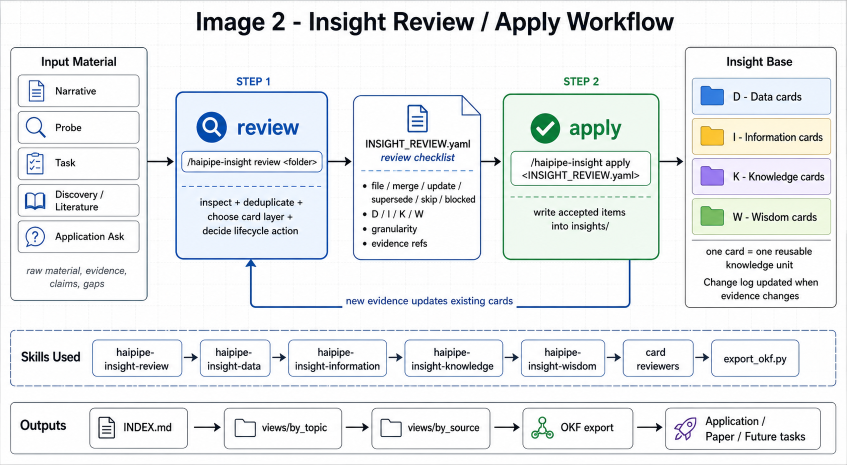
#> input picture insight-image-2-review-apply-workflow.png, 1693 x 929 px (shown at 1/2 size)
$ python transparentize.py ../../../../../.. out
#> lines starting #> are read from the running program, lines starting #| are printed output that depends on the picture; after the words box and inside, x2 and y2 are one past the last pixel; in counts of white or black regions, pixels touching at a corner belong together
#!/usr/bin/env python3
"""Make icon PNGs' background transparent by removing ONLY the border-connected
white region — so whites *inside* an icon (a robot's face, calendar cells, a
shield fill) are preserved. See lesson/15.

Usage:
    transparentize.py <src_dir> <out_dir> [--thresh 234]
Needs Pillow, numpy, scipy.
"""
import sys
from pathlib import Path
import numpy as np
from PIL import Image
from scipy import ndimage

src_dir = Path(sys.argv[1])
out_dir = Path(sys.argv[2]); out_dir.mkdir(parents=True, exist_ok=True)
THRESH = 234
if "--thresh" in sys.argv:
    THRESH = int(sys.argv[sys.argv.index("--thresh")+1])

for p in sorted(src_dir.glob("*.png")):
    if p.name.startswith("_"):
        continue
    im = Image.open(p).convert("RGBA")
    a = np.array(im)
    whiteish = a[..., :3].astype(int).min(axis=2) > THRESH
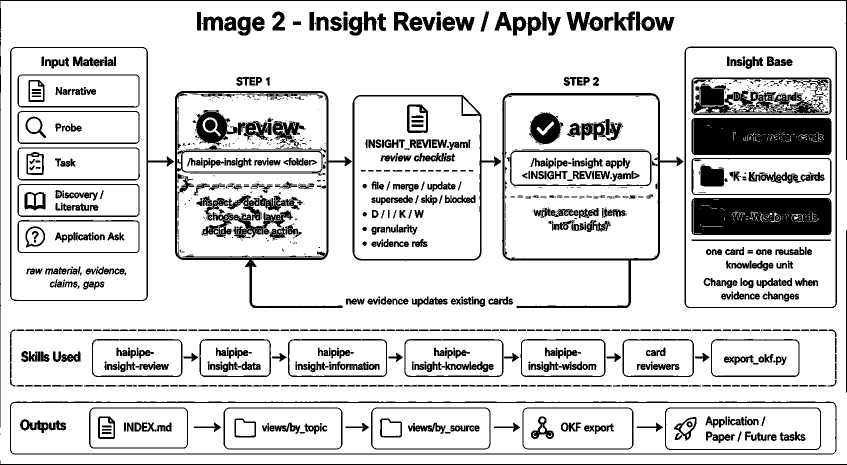
#> whiteish: shape (929, 1693) bool (shown at 1/2 size); 84.5% white; 1362 black regions (565 under 20 px), largest, box (x1, y1, x2, y2) and area: (1383, 236, 1663, 310) 20185, (1383, 396, 1663, 470) 19891, (350, 182, 704, 616) 9393
    lbl, n = ndimage.label(whiteish)
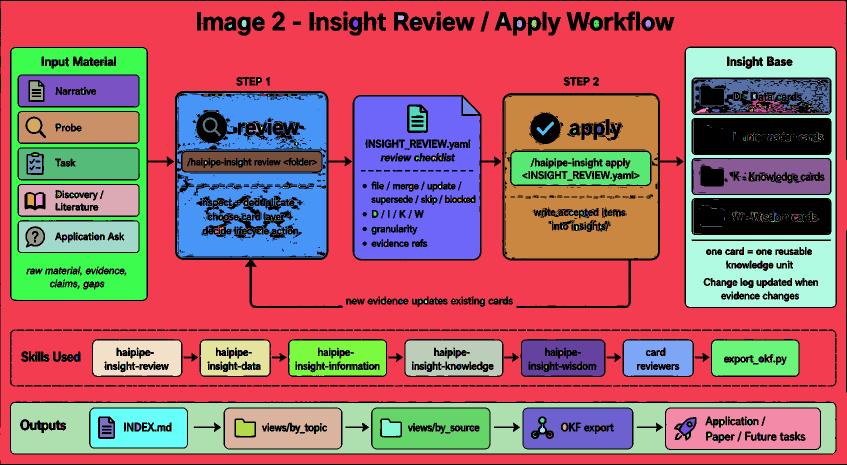
#> lbl: shape (929, 1693) int32 (shown at 1/2 size); 1437 distinct labels, from 0 to 1436; one colour per label, 0 black
#> n = 1436
    border = set(lbl[0, :]) | set(lbl[-1, :]) | set(lbl[:, 0]) | set(lbl[:, -1])
#> border = 2 items
    border.discard(0)
    bg = np.isin(lbl, list(border))
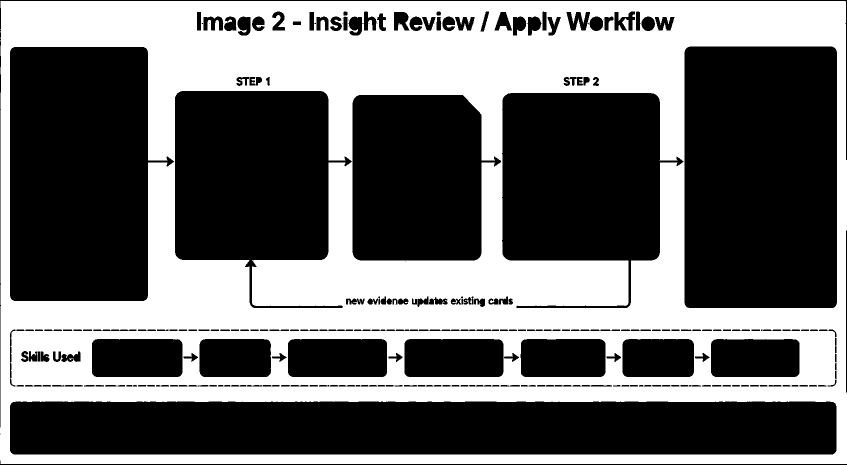
#> bg: shape (929, 1693) bool (shown at 1/2 size); 42.6% white; 1 white region, box (x1, y1, x2, y2) and area: (0, 2, 1693, 928) 670608
    opaque = ndimage.binary_erosion(~bg, iterations=1, border_value=1)  # eat AA halo
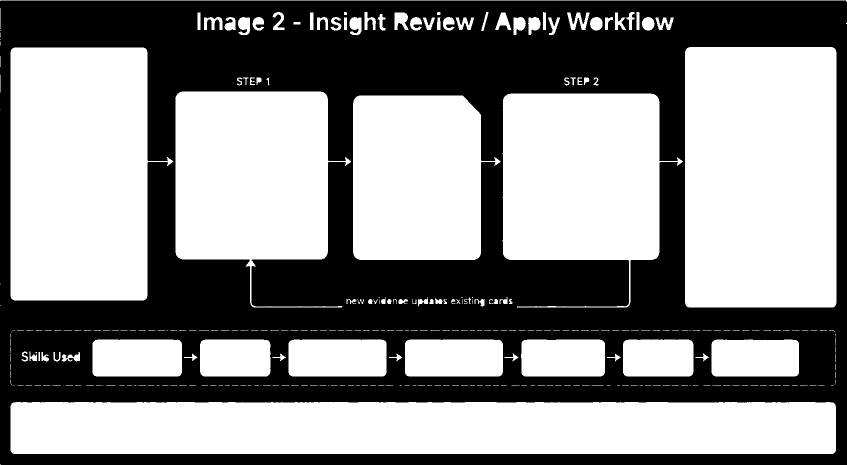
#> opaque: shape (929, 1693) bool (shown at 1/2 size); 55.2% white; 1 black region, box (x1, y1, x2, y2) and area: (0, 1, 1693, 929) 703918
    a[..., 3] = np.where(opaque, 255, 0).astype(np.uint8)
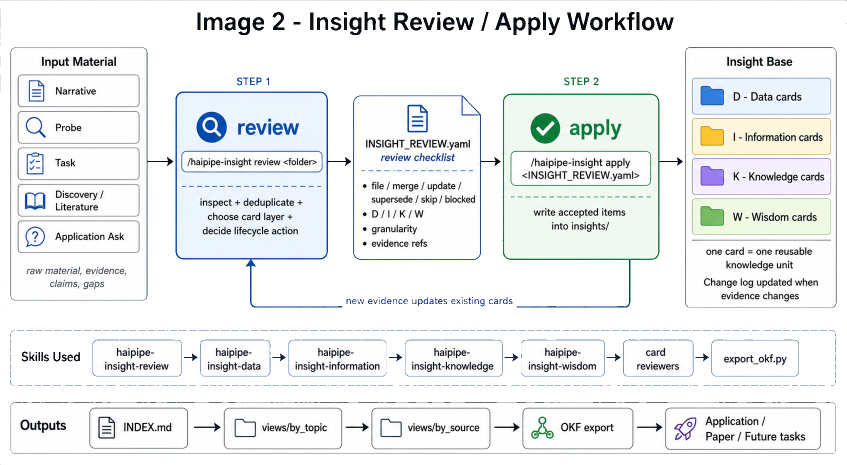
#> a: shape (929, 1693, 4) (shown at 1/2 size); mean R, G, B, A 233.5, 236.3, 237.6, 140.9; transparent parts drawn white
    Image.fromarray(a, "RGBA").save(out_dir / p.name)
    print(f"[ok] {p.name}: bg removed ({int(bg.sum())} px)")
#| [ok] insight-image-2-review-apply-workflow.png: bg removed (670608 px)
print(f"-> {out_dir}")
